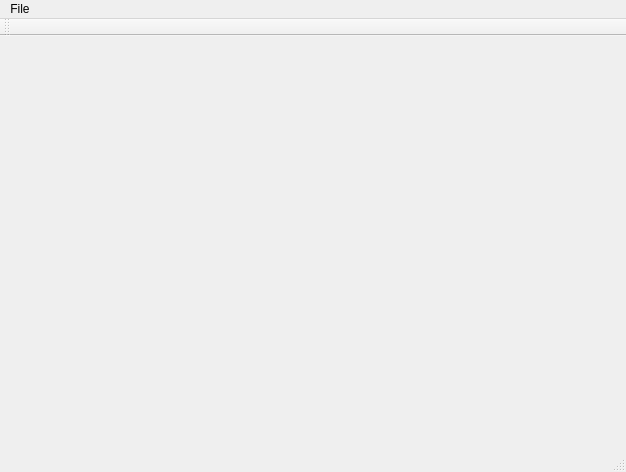
<?xml version="1.0" encoding="UTF-8"?>
<ui version="4.0">
 <class>MainWindow</class>
 <widget class="QMainWindow" name="MainWindow">
  <property name="geometry">
   <rect>
    <x>0</x>
    <y>0</y>
    <width>626</width>
    <height>472</height>
   </rect>
  </property>
  <property name="windowTitle">
   <string>MainWindow</string>
  </property>
  <widget class="QWidget" name="centralWidget">
   <layout class="QGridLayout" name="gridLayout">
    <item row="0" column="0">
     <layout class="QHBoxLayout" name="horizontalLayout" stretch="0">
      <property name="spacing">
       <number>30</number>
      </property>
      <property name="sizeConstraint">
       <enum>QLayout::SetMinimumSize</enum>
      </property>
      <property name="leftMargin">
       <number>10</number>
      </property>
      <property name="topMargin">
       <number>10</number>
      </property>
      <property name="rightMargin">
       <number>30</number>
      </property>
      <property name="bottomMargin">
       <number>30</number>
      </property>
      <item>
       <layout class="QVBoxLayout" name="verticalLayout" stretch="">
        <property name="spacing">
         <number>30</number>
        </property>
        <property name="sizeConstraint">
         <enum>QLayout::SetMinimumSize</enum>
        </property>
        <property name="leftMargin">
         <number>10</number>
        </property>
        <property name="topMargin">
         <number>10</number>
        </property>
        <property name="rightMargin">
         <number>30</number>
        </property>
        <property name="bottomMargin">
         <number>30</number>
        </property>
       </layout>
      </item>
     </layout>
    </item>
   </layout>
  </widget>
  <widget class="QMenuBar" name="menuBar">
   <property name="geometry">
    <rect>
     <x>0</x>
     <y>0</y>
     <width>626</width>
     <height>23</height>
    </rect>
   </property>
   <widget class="QMenu" name="menuFile">
    <property name="title">
     <string>File</string>
    </property>
    <addaction name="separator"/>
    <addaction name="actionQuit"/>
   </widget>
   <addaction name="menuFile"/>
  </widget>
  <widget class="QToolBar" name="mainToolBar">
   <attribute name="toolBarArea">
    <enum>TopToolBarArea</enum>
   </attribute>
   <attribute name="toolBarBreak">
    <bool>false</bool>
   </attribute>
  </widget>
  <widget class="QStatusBar" name="statusBar"/>
  <action name="actionQuit">
   <property name="text">
    <string>Quit(&amp;Q)</string>
   </property>
  </action>
 </widget>
 <layoutdefault spacing="6" margin="11"/>
 <resources/>
 <connections/>
</ui>
